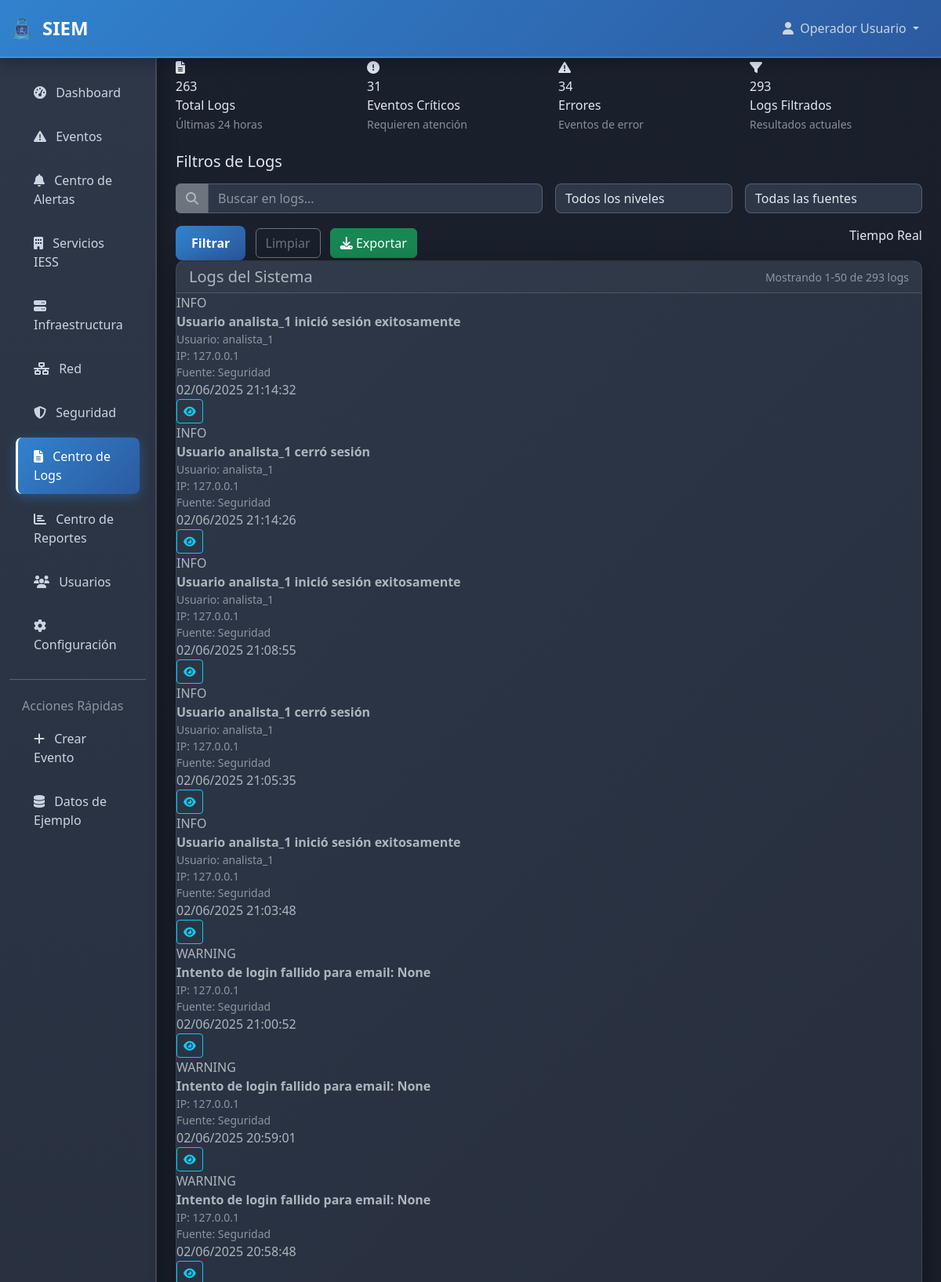
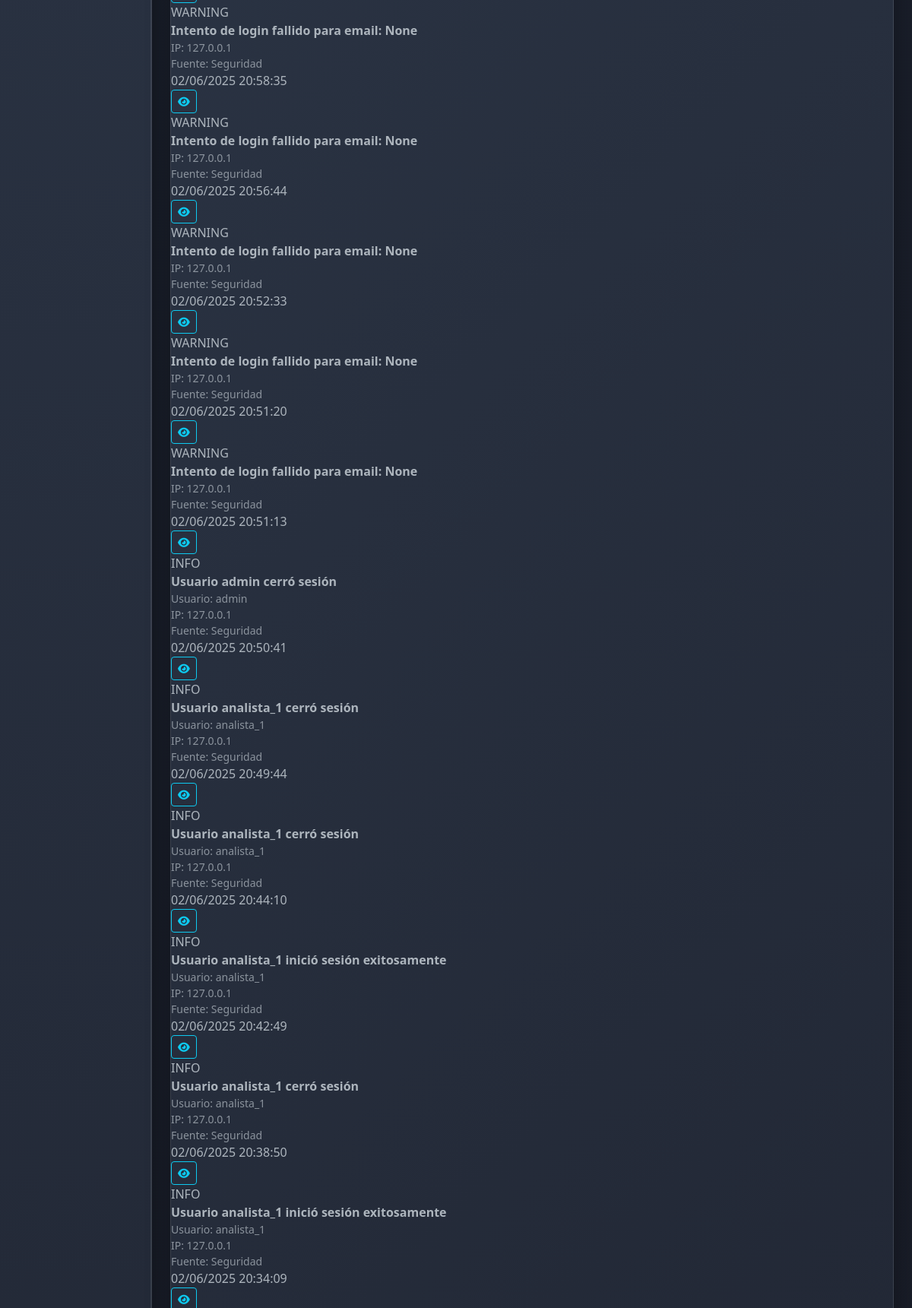
The app's page /logs/ (signed in, upper part) with its own data (2 pictures, top to bottom).
### siem_app/models.py (models this page shows, shortened)
class SystemLog(models.Model):
    LEVEL_CHOICES = [
        ('DEBUG', 'Debug'),
        ('INFO', 'Info'),
        ('WARNING', 'Warning'),
        ('ERROR', 'Error'),
        ('CRITICAL', 'Critical'),
    ]
    SOURCE_CHOICES = [
        ('network', 'Red'),
        ('application', 'Aplicación'),
        ('system', 'Sistema'),
        ('security', 'Seguridad'),
        ('database', 'Base de Datos'),
    ]
    timestamp = models.DateTimeField(default=timezone.now, db_index=True)
    level = models.CharField(max_length=10, choices=LEVEL_CHOICES, db_index=True)
    source = models.CharField(max_length=20, choices=SOURCE_CHOICES, db_index=True)
    message = models.TextField()
    user = models.CharField(max_length=100, null=True, blank=True)
    ip_address = models.GenericIPAddressField(null=True, blank=True)
    additional_data = models.JSONField(default=dict, blank=True)
    class Meta:
        ordering = ['-timestamp']
        indexes = [
            models.Index(fields=['timestamp', 'level']),
            models.Index(fields=['source', 'level']),
        ]

### siem_app/views.py (the view)
# urls.py: path('logs/', views.logs_center_view, name='logs_center'),
@login_required
def logs_center_view(request):
    search_query = request.GET.get('search', '')
    level_filter = request.GET.get('level', '')
    source_filter = request.GET.get('source', '')
    logs = SystemLog.objects.all()
    if search_query:
        logs = logs.filter(message__icontains=search_query)
    if level_filter:
        logs = logs.filter(level=level_filter)
    if source_filter:
        logs = logs.filter(source=source_filter)
    total_logs = SystemLog.objects.filter(timestamp__gte=timezone.now() - timedelta(hours=24)).count()
    critical_events = SystemLog.objects.filter(level='CRITICAL', timestamp__gte=timezone.now() - timedelta(hours=24)).count()
    errors = SystemLog.objects.filter(level='ERROR', timestamp__gte=timezone.now() - timedelta(hours=24)).count()
    filtered_logs = logs.count()
    paginator = Paginator(logs.order_by('-timestamp'), 50)
    page_number = request.GET.get('page')
    page_obj = paginator.get_page(page_number)
    context = {
        'page_obj': page_obj,
        'total_logs': total_logs,
        'critical_events': critical_events,
        'errors': errors,
        'filtered_logs': filtered_logs,
        'search_query': search_query,
        'level_filter': level_filter,
        'source_filter': source_filter,
        'log_levels': SystemLog.LEVEL_CHOICES,
        'log_sources': SystemLog.SOURCE_CHOICES,
    }
    return render(request, 'siem_app/logs_center.html', context)

### templates/siem_app/logs_center.html (shortened to what this page needs)
{% extends 'base.html' %}
{% block content %}
<div class="row mb-4">
    <div class="col-md-3">
        <div class="metric-card">
            <div class="metric-icon">
                <i class="fas fa-file-alt"></i>
            </div>
            <div class="metric-value">{{ total_logs }}</div>
            <div class="metric-label">Total Logs</div>
            <small class="text-muted">Últimas 24 horas</small>
        </div>
    </div>
    <div class="col-md-3">
        <div class="metric-card danger">
            <div class="metric-icon">
                <i class="fas fa-exclamation-circle"></i>
            </div>
            <div class="metric-value">{{ critical_events }}</div>
            <div class="metric-label">Eventos Críticos</div>
            <small class="text-muted">Requieren atención</small>
        </div>
    </div>
    <div class="col-md-3">
        <div class="metric-card warning">
            <div class="metric-icon">
                <i class="fas fa-exclamation-triangle"></i>
            </div>
            <div class="metric-value">{{ errors }}</div>
            <div class="metric-label">Errores</div>
            <small class="text-muted">Eventos de error</small>
        </div>
    </div>
    <div class="col-md-3">
        <div class="metric-card">
            <div class="metric-icon">
                <i class="fas fa-filter"></i>
            </div>
            <div class="metric-value">{{ filtered_logs }}</div>
            <div class="metric-label">Logs Filtrados</div>
            <small class="text-muted">Resultados actuales</small>
        </div>
    </div>
</div>
<div class="filter-section">
    <h5 class="mb-3">Filtros de Logs</h5>
    <form method="get" class="row g-3">
        <div class="col-md-6">
            <div class="input-group">
                <span class="input-group-text bg-secondary border-secondary">
                    <i class="fas fa-search"></i>
                </span>
                <input type="text" name="search" class="form-control" placeholder="Buscar en logs..." value="{{ search_query }}">
            </div>
        </div>
        <div class="col-md-3">
            <select name="level" class="form-select">
                <option value="">Todos los niveles</option>
            </select>
        </div>
        <div class="col-md-3">
            <select name="source" class="form-select">
                <option value="">Todas las fuentes</option>
            </select>
        </div>
        <div class="col-12">
            <button type="submit" class="btn btn-primary me-2">Filtrar</button>
            <a href="{% url 'logs_center' %}" class="btn btn-outline-secondary me-2">Limpiar</a>
            <button type="button" class="btn btn-success" id="exportLogs">
                <i class="fas fa-download"></i> Exportar
            </button>
            <div class="float-end">
                <div class="real-time-indicator">
                    Tiempo Real
                </div>
            </div>
        </div>
    </form>
</div>
<div class="card">
    <div class="card-header d-flex justify-content-between align-items-center">
        <h5 class="mb-0">Logs del Sistema</h5>
        <small class="text-muted">Mostrando {{ page_obj.start_index }}-{{ page_obj.end_index }} de {{ page_obj.paginator.count }} logs</small>
    </div>
    <div class="card-body p-0">
        {% if page_obj %}
            {% for log in page_obj %}
            <div class="log-entry">
                <div class="log-level {{ log.level }}">
                    {{ log.level }}
                </div>
                <div class="log-message">
                    <strong>{{ log.message }}</strong>
                    {% if log.user %}
                        <div class="text-muted small">Usuario: {{ log.user }}</div>
                    {% endif %}
                    {% if log.ip_address %}
                        <div class="text-muted small">IP: {{ log.ip_address }}</div>
                    {% endif %}
                    <div class="text-muted small">Fuente: {{ log.get_source_display }}</div>
                </div>
                <div class="log-timestamp">
                    {{ log.timestamp|date:"d/m/Y H:i:s" }}
                </div>
                <div>
                    <button class="btn btn-sm btn-outline-info" onclick="showLogDetails({{ log.id }})">
                        <i class="fas fa-eye"></i>
                    </button>
                </div>
            </div>
            {% endfor %}
        {% else %}
            <div class="text-center text-muted py-5">
                <i class="fas fa-file-alt fa-3x mb-3"></i>
                <h5>No se encontraron logs</h5>
                <p>No hay logs que coincidan con los filtros aplicados</p>
            </div>
        {% endif %}
    </div>
</div>
{% endblock %}

### templates/base.html (shortened to what this page needs)
{% load static %}
<!DOCTYPE html>
<html lang="es" data-bs-theme="dark">
<head>
    <title>{% block title %}SIEM {% endblock %} {% load static %}</title>
    <link href="https://cdn.jsdelivr.net/npm/bootstrap@5.3.0/dist/css/bootstrap.min.css" rel="stylesheet">
    <link href="https://cdnjs.cloudflare.com/ajax/libs/font-awesome/6.4.0/css/all.min.css" rel="stylesheet">
</head>
<body>
    <nav class="navbar navbar-expand-lg navbar-dark">
        <div class="container-fluid">
            <a class="navbar-brand d-flex align-items-center" href="{% url 'dashboard' %}">
                <img src="{% static 'imagenes/SIEM.png' %}" alt="SIEM IESS Logo" style="height: 32px; width: 32px; border-radius: 50%; margin-right: 10px;">
                SIEM
            </a>
            <div class="collapse navbar-collapse" id="navbarNav">
                <ul class="navbar-nav ms-auto">
                    {% if user.is_authenticated %}
                        <li class="nav-item dropdown">
                            <a class="nav-link dropdown-toggle" href="#" role="button" data-bs-toggle="dropdown">
                                <i class="fas fa-user me-1"></i>
                                {{ user.get_full_name|default:user.username }}
                            </a>
                        </li>
                    {% endif %}
                </ul>
            </div>
        </div>
    </nav>
    <div class="container-fluid">
        <div class="row">
            {% if user.is_authenticated %}
            <nav class="col-md-3 col-lg-2 d-md-block sidebar collapse">
                <div class="position-sticky pt-3">
                    <ul class="nav flex-column">
                        <li class="nav-item">
                            <a class="nav-link {% if request.resolver_match.url_name == 'dashboard' %}active{% endif %}"
                               href="{% url 'dashboard' %}">
                                <i class="fas fa-tachometer-alt me-2"></i>
                                Dashboard
                            </a>
                        </li>
                        <li class="nav-item">
                            <a class="nav-link {% if request.resolver_match.url_name == 'events' %}active{% endif %}"
                               href="{% url 'events' %}">
                                <i class="fas fa-exclamation-triangle me-2"></i>
                                Eventos
                            </a>
                        </li>
                        <li class="nav-item">
                            <a class="nav-link {% if request.resolver_match.url_name == 'alerts_center' %}active{% endif %}"
                               href="{% url 'alerts_center' %}">
                                <i class="fas fa-bell me-2"></i>
                                Centro de Alertas
                            </a>
                        </li>
                        <li class="nav-item">
                            <a class="nav-link {% if request.resolver_match.url_name == 'iess_services' %}active{% endif %}"
                               href="{% url 'iess_services' %}">
                                <i class="fas fa-building me-2"></i>
                                Servicios IESS
                            </a>
                        </li>
                        <li class="nav-item">
                            <a class="nav-link {% if request.resolver_match.url_name == 'infrastructure' %}active{% endif %}"
                               href="{% url 'infrastructure' %}">
                                <i class="fas fa-server me-2"></i>
                                Infraestructura
                            </a>
                        </li>
                        <li class="nav-item">
                            <a class="nav-link {% if request.resolver_match.url_name == 'network' %}active{% endif %}"
                               href="{% url 'network' %}">
                                <i class="fas fa-network-wired me-2"></i>
                                Red
                            </a>
                        </li>
                        <li class="nav-item">
                            <a class="nav-link {% if request.resolver_match.url_name == 'security' %}active{% endif %}"
                               href="{% url 'security' %}">
                                <i class="fas fa-shield-alt me-2"></i>
                                Seguridad
                            </a>
                        </li>
                        <li class="nav-item">
                            <a class="nav-link {% if request.resolver_match.url_name == 'logs_center' %}active{% endif %}"
                               href="{% url 'logs_center' %}">
                                <i class="fas fa-file-alt me-2"></i>
                                Centro de Logs
                            </a>
                        </li>
                        <li class="nav-item">
                            <a class="nav-link {% if request.resolver_match.url_name == 'reports_center' %}active{% endif %}"
                               href="{% url 'reports_center' %}">
                                <i class="fas fa-chart-bar me-2"></i>
                                Centro de Reportes
                            </a>
                        </li>
                        <li class="nav-item">
                            <a class="nav-link {% if request.resolver_match.url_name == 'users' %}active{% endif %}"
                               href="{% url 'users' %}">
                                <i class="fas fa-users me-2"></i>
                                Usuarios
                            </a>
                        </li>
                        <li class="nav-item">
                            <a class="nav-link {% if request.resolver_match.url_name == 'configuration' %}active{% endif %}"
                               href="{% url 'configuration' %}">
                                <i class="fas fa-cog me-2"></i>
                                Configuración
                            </a>
                        </li>
                    </ul>
                    <hr class="my-3">
                    <h6 class="sidebar-heading d-flex justify-content-between align-items-center px-3 mt-4 mb-1 text-muted">
                        <span>Acciones Rápidas</span>
                    </h6>
                    <ul class="nav flex-column mb-2">
                        <li class="nav-item">
                            <a class="nav-link" href="{% url 'manual_data_entry' %}">
                                <i class="fas fa-plus me-2"></i>
                                Crear Evento
                            </a>
                        </li>
                        <li class="nav-item">
                            <a class="nav-link" href="{% url 'create_sample_data' %}">
                                <i class="fas fa-database me-2"></i>
                                Datos de Ejemplo
                            </a>
                        </li>
                    </ul>
                </div>
            </nav>
            {% endif %}
            <main class="col-md-9 ms-sm-auto col-lg-10 px-md-4 main-content">
                <div class="fade-in">
                    {% block content %}{% endblock %}
                </div>
            </main>
        </div>
    </div>
</body>
</html>

### records on screen
SystemLog: level "INFO", message "Usuario analista_1 inició sesión exitosamente", user "analista_1", ip_address "127.0.0.1", source "Seguridad", timestamp "02/06/2025 21:14:32"
SystemLog: level "INFO", message "Usuario analista_1 cerró sesión", user "analista_1", ip_address "127.0.0.1", source "Seguridad", timestamp "02/06/2025 21:14:26"
SystemLog: level "INFO", message "Usuario analista_1 inició sesión exitosamente", user "analista_1", ip_address "127.0.0.1", source "Seguridad", timestamp "02/06/2025 21:08:55"
SystemLog: level "INFO", message "Usuario analista_1 cerró sesión", user "analista_1", ip_address "127.0.0.1", source "Seguridad", timestamp "02/06/2025 21:05:35"
SystemLog: level "INFO", message "Usuario analista_1 inició sesión exitosamente", user "analista_1", ip_address "127.0.0.1", source "Seguridad", timestamp "02/06/2025 21:03:48"
SystemLog: level "WARNING", message "Intento de login fallido para email: None", ip_address "127.0.0.1", source "Seguridad", timestamp "02/06/2025 21:00:52"
SystemLog: level "WARNING", message "Intento de login fallido para email: None", ip_address "127.0.0.1", source "Seguridad", timestamp "02/06/2025 20:59:01"
SystemLog: level "WARNING", message "Intento de login fallido para email: None", ip_address "127.0.0.1", source "Seguridad", timestamp "02/06/2025 20:58:48"
SystemLog: level "WARNING", message "Intento de login fallido para email: None", ip_address "127.0.0.1", source "Seguridad", timestamp "02/06/2025 20:58:35"
SystemLog: level "WARNING", message "Intento de login fallido para email: None", ip_address "127.0.0.1", source "Seguridad", timestamp "02/06/2025 20:56:44"
SystemLog: level "WARNING", message "Intento de login fallido para email: None", ip_address "127.0.0.1", source "Seguridad", timestamp "02/06/2025 20:52:33"
SystemLog: level "WARNING", message "Intento de login fallido para email: None", ip_address "127.0.0.1", source "Seguridad", timestamp "02/06/2025 20:51:20"
SystemLog: level "WARNING", message "Intento de login fallido para email: None", ip_address "127.0.0.1", source "Seguridad", timestamp "02/06/2025 20:51:13"
SystemLog: level "INFO", message "Usuario admin cerró sesión", user "admin", ip_address "127.0.0.1", source "Seguridad", timestamp "02/06/2025 20:50:41"
SystemLog: level "INFO", message "Usuario analista_1 cerró sesión", user "analista_1", ip_address "127.0.0.1", source "Seguridad", timestamp "02/06/2025 20:49:44"
SystemLog: level "INFO", message "Usuario analista_1 cerró sesión", user "analista_1", ip_address "127.0.0.1", source "Seguridad", timestamp "02/06/2025 20:44:10"
SystemLog: level "INFO", message "Usuario analista_1 inició sesión exitosamente", user "analista_1", ip_address "127.0.0.1", source "Seguridad", timestamp "02/06/2025 20:42:49"
SystemLog: level "INFO", message "Usuario analista_1 cerró sesión", user "analista_1", ip_address "127.0.0.1", source "Seguridad", timestamp "02/06/2025 20:38:50"
SystemLog: level "INFO", message "Usuario analista_1 inició sesión exitosamente", user "analista_1", ip_address "127.0.0.1", source "Seguridad", timestamp "02/06/2025 20:34:09"

### other values on screen
{{ user.get_full_name|default:user.username }} "Operador Usuario"
{{ total_logs }} "263"
{{ critical_events }} "31"
{{ errors }} "34"
{{ filtered_logs }} "293"
{{ page_obj.start_index }} "1"
{{ page_obj.end_index }} "50"
{{ page_obj.paginator.count }} "293"
